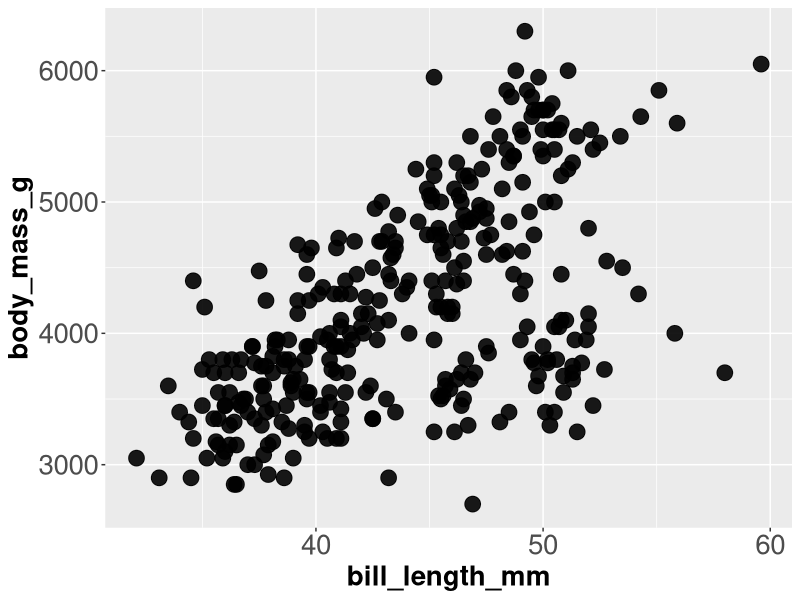
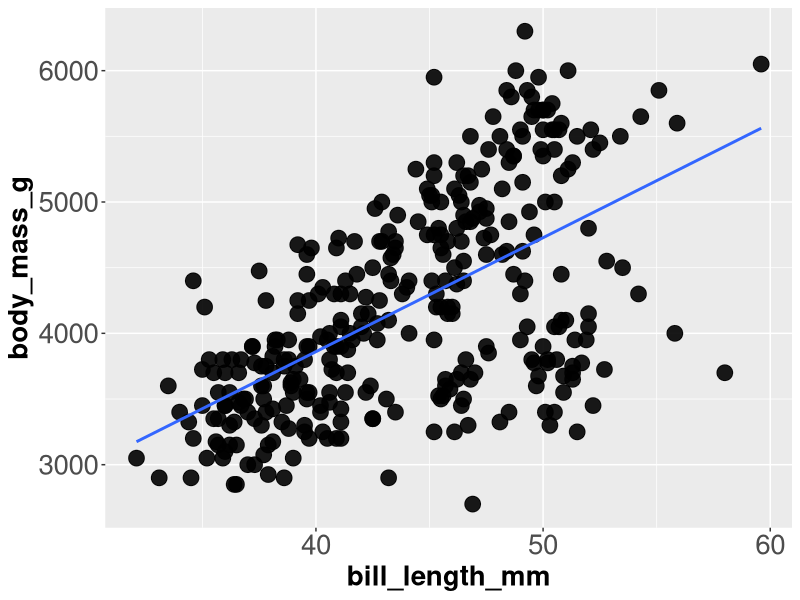
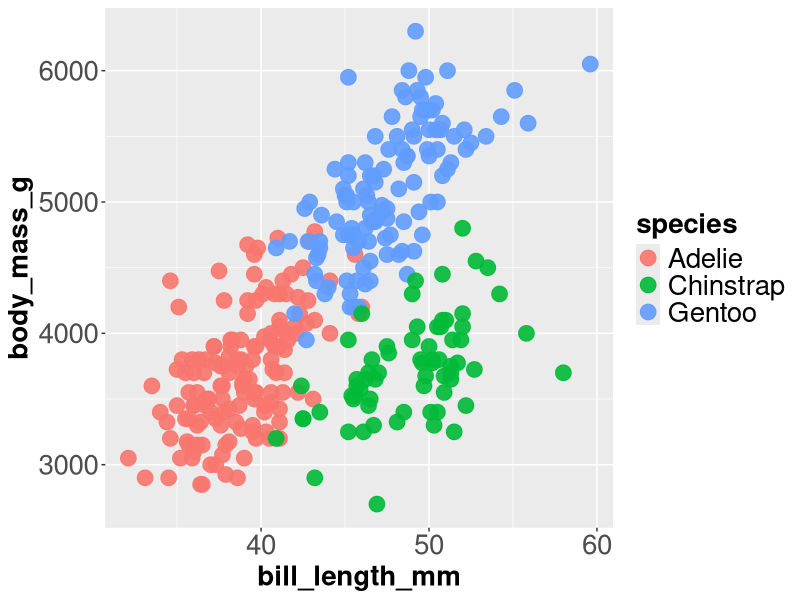
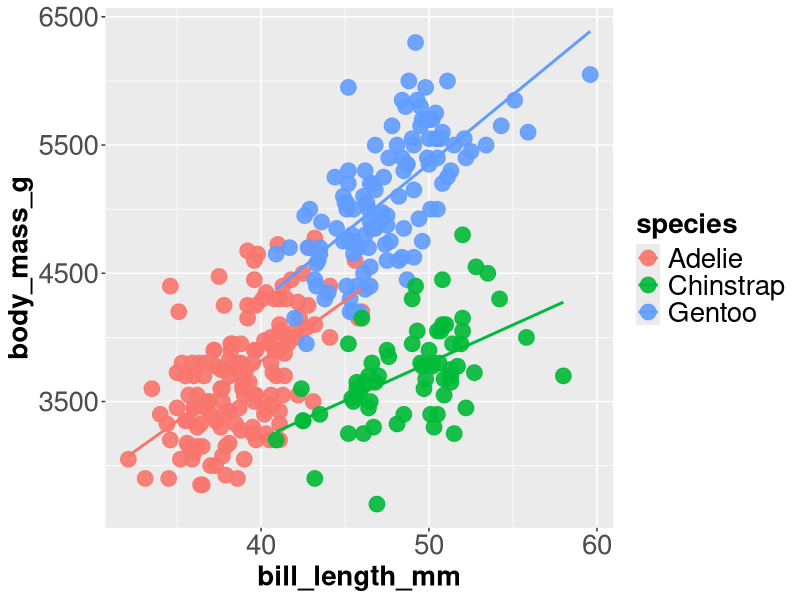

Here is the R script that generated these plots, in order: (Note: this script raises an error after producing the figures.)
library(palmerpenguins)
library(tidyverse)
library(here)

penguins <- na.omit(penguins)

p1 <- ggplot(penguins, aes(bill_length_mm, body_mass_g)) +
  geom_point(size = 5, alpha = 0.9) +
  theme(axis.title = element_text(size = 20, face = "bold"),
        axis.text = element_text(size = 20),
        legend.title = element_text(size = 20, face = "bold"),
        legend.text = element_text(size = 20)) 

ggsave(here("lectures", "07-ml-paradigms-part02", "penguins-bodymass.png"), 
       p1, width = 12, height = 8, units = "in", dpi = 300)

# adding a linear model
p2 <- ggplot(penguins, aes(bill_length_mm, body_mass_g)) +
  geom_point(size = 5, alpha = 0.9) +
  geom_smooth(method = "lm", se=FALSE) + 
  theme(axis.title = element_text(size = 20, face = "bold"),
        axis.text = element_text(size = 20),
        legend.title = element_text(size = 20, face = "bold"),
        legend.text = element_text(size = 20)) 

ggsave(here("lectures", "07-ml-paradigms-part02", "penguins-bodymass-withlm.png"), 
       p2, width = 12, height = 8, units = "in", dpi = 300)

# colored by species
p3 <- ggplot(penguins, aes(bill_length_mm, body_mass_g, color = species)) +
  geom_point(size = 5, alpha = 0.9) +
  theme(axis.title = element_text(size = 20, face = "bold"),
        axis.text = element_text(size = 20),
        legend.title = element_text(size = 20, face = "bold"),
        legend.text = element_text(size = 20)) 

ggsave(here("lectures", "07-ml-paradigms-part02", "penguins-bodymass-by-color.png"), 
       p3, width = 12, height = 8, units = "in", dpi = 300)

# adding a linear model and colored by species
p4 <- ggplot(penguins, aes(bill_length_mm, body_mass_g, color = species)) +
  geom_point(size = 5, alpha = 0.9) +
  geom_smooth(method = "lm", se=FALSE) + 
  theme(axis.title = element_text(size = 20, face = "bold"),
        axis.text = element_text(size = 20),
        legend.title = element_text(size = 20, face = "bold"),
        legend.text = element_text(size = 20)) 

ggsave(here("lectures", "07-ml-paradigms-part02", "penguins-bodymass-by-color-withlm.png"), 
       p4, width = 12, height = 8, units = "in", dpi = 300)



#########################
# Using linear regression 
#   Y = body_mass_g (continuous)
#   X = bill_length_mm and species
#########################

# fit a linear regression line with tidymodels
penguins <- na.omit(penguins)
linear_model <- 
  linear_reg() %>% 
  set_engine("lm") %>% 
  fit(body_mass_g ~ bill_length_mm + species, data = penguins)

# model prediction 
linear_preds <- predict(linear_model, penguins) %>%
  bind_cols(penguins)

# model evaluation (and how to interpret the output)
p5 <- linear_preds %>% 
       ggplot(aes(x = body_mass_g, y = .pred, color = species)) + 
       geom_point(size = 5, alpha = 0.9) +
       labs(x="True body mass (g)",
            y="Predicted body mass (g)") + 
       theme(axis.title = element_text(size = 20, face = "bold"),
        axis.text = element_text(size = 20),
        legend.title = element_text(size = 20, face = "bold"),
        legend.text = element_text(size = 20))

ggsave(here("lectures", "07-ml-paradigms-part02", "penguins-bodymass-predicted.png"), 
       p5, width = 12, height = 8, units = "in", dpi = 300)



######################### 
# Using linear regression (with train and test)
#   Y = body_mass_g (continuous)
#   X = bill_length_mm and species
#########################

set.seed(123)
p_split <- initial_split(penguins, prop = 0.8)
p_train <- training(p_split)
p_test  <- testing(p_split)

p1_train <- ggplot(p_train, aes(bill_length_mm, body_mass_g, color = species)) +
  geom_point(size = 5, alpha = 0.9) +
  theme(axis.title = element_text(size = 20, face = "bold"),
        axis.text = element_text(size = 20),
        legend.title = element_text(size = 20, face = "bold"),
        legend.text = element_text(size = 20)) 

ggsave(here("lectures", "07-ml-paradigms-part02", "penguins-train.png"), 
       p1_train, width = 12, height = 8, units = "in", dpi = 300)

p1_test <- ggplot(p_test, aes(bill_length_mm, body_mass_g, color = species)) +
  geom_point(size = 5, alpha = 0.9) +
  theme(axis.title = element_text(size = 20, face = "bold"),
        axis.text = element_text(size = 20),
        legend.title = element_text(size = 20, face = "bold"),
        legend.text = element_text(size = 20)) 

ggsave(here("lectures", "07-ml-paradigms-part02", "penguins-test.png"), 
       p1_test, width = 12, height = 8, units = "in", dpi = 300)


# model training (**using only TRAINING dataset**)
linear_model <- 
  linear_reg() %>% 
  set_engine("lm") %>% 
  fit(body_mass_g ~ bill_length_mm + species,
      data = p_train)

# model prediction (**on TRAIN dataset**) 
linear_preds_train <- predict(linear_model, p_train) %>%
  bind_cols(p_train)

# model prediction (**on TEST dataset**) 
linear_preds_test <- predict(linear_model, p_test) %>%
  bind_cols(p_test)

# model performance (**on TRAIN dataset**) 
linear_preds_train %>%
  metrics(truth = body_mass_g, estimate = .pred)

# model performance (**on TEST dataset**) 
linear_preds_test %>%
  metrics(truth = body_mass_g, estimate = .pred)


# model evaluation 
p2_train <- linear_preds_train %>% 
       ggplot(aes(x = body_mass_g, y = .pred, color = species)) + 
       geom_point(size = 5, alpha = 0.9) +
       labs(x="True body mass (g)",
            y="Predicted body mass (g)") + 
       xlim(2900, 6500) + ylim(2900, 6500) + 
       theme(axis.title = element_text(size = 20, face = "bold"),
        axis.text = element_text(size = 20),
        legend.title = element_text(size = 20, face = "bold"),
        legend.text = element_text(size = 20))

ggsave(here("lectures", "07-ml-paradigms-part02", "penguins-train-predicted.png"), 
       p2_train, width = 12, height = 8, units = "in", dpi = 300)


p2_test <- linear_preds_test %>% 
       ggplot(aes(x = body_mass_g, y = .pred, color = species)) + 
       geom_point(size = 5, alpha = 0.9) +
       xlim(2900, 6500) + ylim(2900, 6500) + 
       labs(x="True body mass (g)",
            y="Predicted body mass (g)") + 
       theme(axis.title = element_text(size = 20, face = "bold"),
        axis.text = element_text(size = 20),
        legend.title = element_text(size = 20, face = "bold"),
        legend.text = element_text(size = 20))

ggsave(here("lectures", "07-ml-paradigms-part02", "penguins-test-predicted.png"), 
       p2_test, width = 12, height = 8, units = "in", dpi = 300)



######################### 
# Using random forest (with train and test)
#   Y = body_mass_g (continuous)
#   X = bill_length_mm, flipper_length_mm, sex, and species
#########################

rf_spec <- rand_forest(mtry = 3) %>%
  set_engine("ranger", importance = "impurity") %>%
  set_mode("regression") # outcome is continuous
  
rf_fit <- rf_spec %>%
  fit(body_mass_g ~ bill_length_mm + flipper_length_mm + sex + species, 
      data = p_train)

# predict on train dataset
rf_pred_train <- predict(rf_fit, p_train) |> 
  bind_cols(p_train)

# predict on test dataset
rf_pred_test <- predict(rf_fit, p_test) |> 
  bind_cols(p_test)

# train evaluation
rf_pred_train |> 
  metrics(truth = body_mass_g, estimate = .pred)

# test evaluation
rf_pred_test |> 
  metrics(truth = body_mass_g, estimate = .pred)

# model evaluation 
p3_train <- rf_pred_train %>% 
       ggplot(aes(x = body_mass_g, y = .pred, color = species)) + 
       geom_point(size = 5, alpha = 0.9) +
       labs(x="True body mass (g)",
            y="Predicted body mass (g)") + 
       xlim(2900, 6500) + ylim(2900, 6500) + 
       theme(axis.title = element_text(size = 20, face = "bold"),
        axis.text = element_text(size = 20),
        legend.title = element_text(size = 20, face = "bold"),
        legend.text = element_text(size = 20))

ggsave(here("lectures", "07-ml-paradigms-part02", "penguins-train-predicted-rf.png"), 
       p3_train, width = 12, height = 8, units = "in", dpi = 300)


p3_test <- rf_pred_test %>% 
       ggplot(aes(x = body_mass_g, y = .pred, color = species)) + 
       geom_point(size = 5, alpha = 0.9) +
       xlim(2900, 6500) + ylim(2900, 6500) + 
       labs(x="True body mass (g)",
            y="Predicted body mass (g)") + 
       theme(axis.title = element_text(size = 20, face = "bold"),
        axis.text = element_text(size = 20),
        legend.title = element_text(size = 20, face = "bold"),
        legend.text = element_text(size = 20))

ggsave(here("lectures", "07-ml-paradigms-part02", "penguins-test-predicted-rf.png"), 
       p3_test, width = 12, height = 8, units = "in", dpi = 300)
